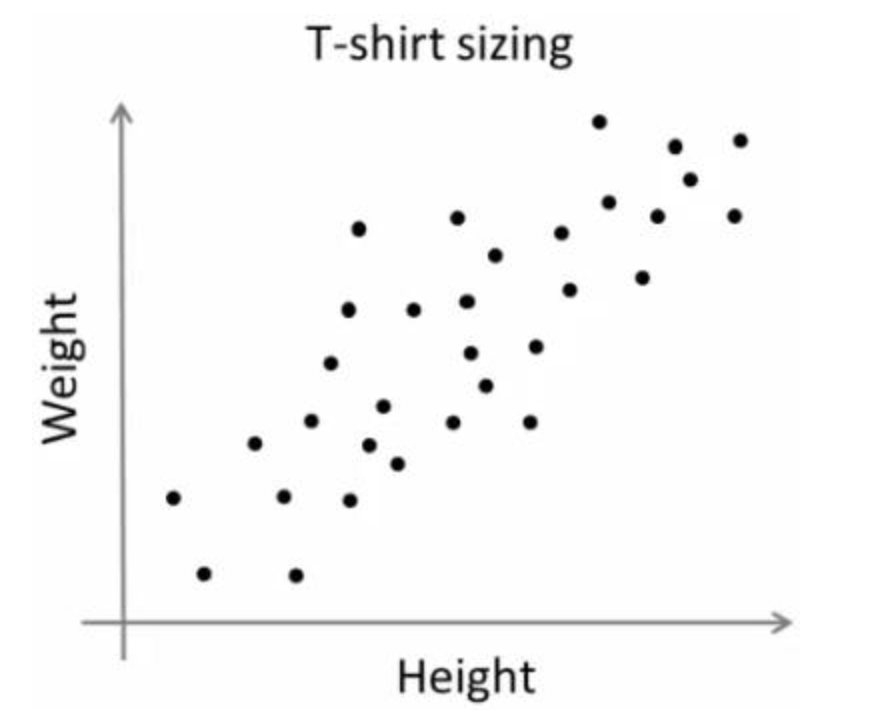
#> input picture data/Poleras.png, 880 x 714 px
$ jupyter execute --allow-errors Clase_4.ipynb   (older library calls are emulated)
#> lines starting #> are read from the running program, lines starting #| are printed output that depends on the picture
# AGRUPAMIENTO (Clustering)

## 4.0 El Problema del Tamaño de una Polera

Considere el caso de una empresa que va a lanzar al mercado un nuevo modelo de poleras. Como la empresa espera
fabricar modelos en diferentes medidas para satisfacer a personas de todos los tamaños, esta obtiene datos
de la altura y el peso de las personas de la región en donde venderá las poleras, y los grafica en un gráfico,
como se muestra más abajo.

[cell 1]
import numpy as np
import matplotlib.pyplot as plt
from PIL import Image
im = np.array(Image.open('data/Poleras.png'))
#> im is the input picture: shape (714, 880, 4); mean R, G, B, A 248.4, 248.4, 248.4, 255
plt.figure(figsize=(10, 10))
plt.imshow(im)

La empresa no puede crear poleras de todos los tamaños. En su lugar, divide a las personas en Pequeñas,
Medianas y Grandes, y fabrican solo estos 3 modelos que se adaptarán a todas las personas. ¿Cómo
podemos determinar los mejores tamaños considerando los pesos y altura de toda la población?

Se puede resolver este problema mediante un algoritmo de agrupación de personas segun talla y peso
que proporcionará los mejores grupos que satisfarán a todas las personas. Este algoritmo
va a dividir a la poblacion en k grupos (3 inicialmente en este caso), y si estos k grupos no son suficientes
para cumplir el objetivo, dividirá los datos de la poblacíon en k+1 más grupos y continuará hasta que la compañia
esté satisfecha.

[cell 2]
poleras_2 = np.array(Image.open('data/Poleras2.png'))
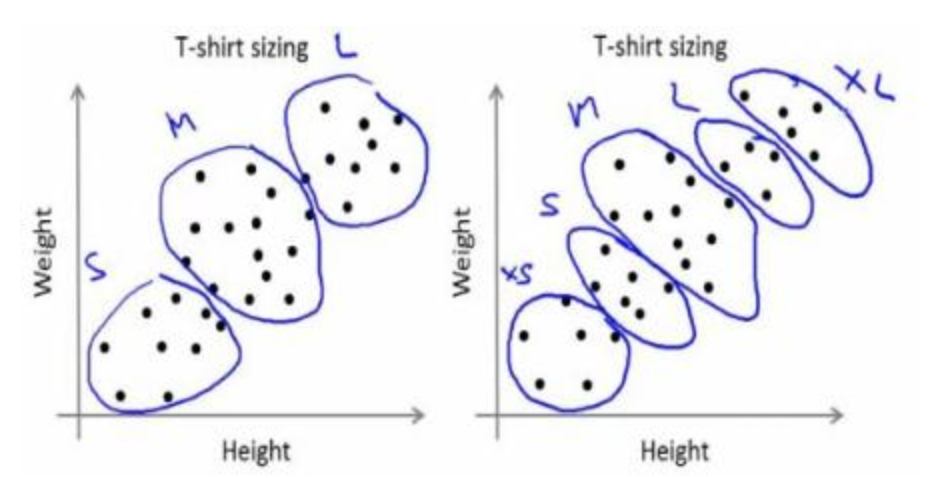
#> input picture data/Poleras2.png, 948 x 478 px
#> poleras_2 is the input picture: shape (478, 948, 4); mean R, G, B, A 240.5, 240.4, 243.5, 255
plt.figure(figsize=(10, 10))
plt.imshow(poleras_2)

## 4.1 K-means

Un algoritmo que nos permite resolver el problema de la polera es K-means.

Para a entender como trabaja considere un conjunto de datos como se muestra a continuación.

[cell 3]
datos_0 = np.array(Image.open('data/k-means0.png'))
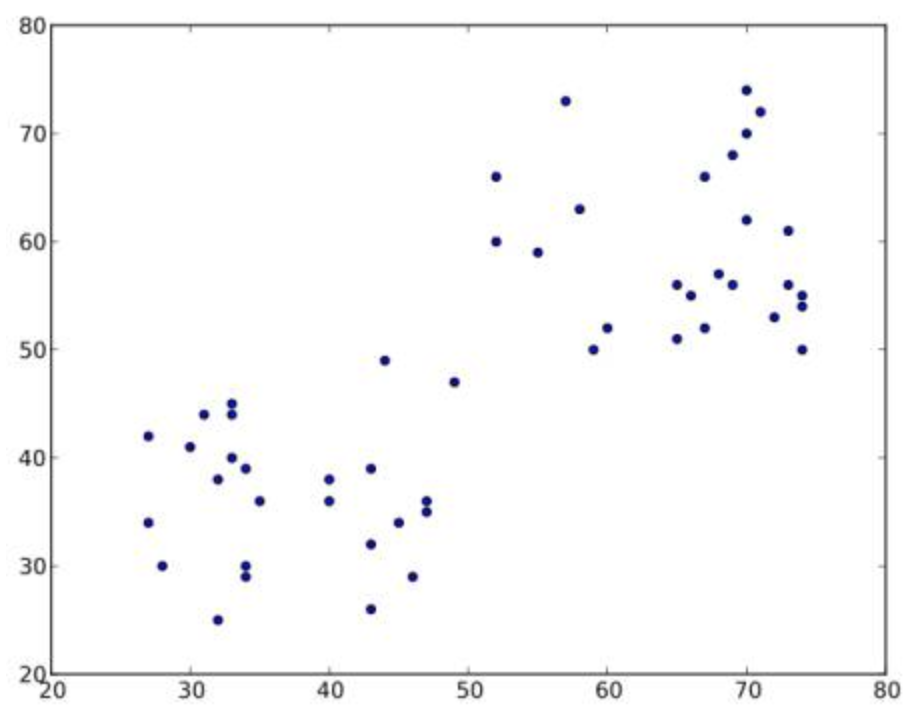
#> input picture data/k-means0.png, 912 x 716 px
#> datos_0 is the input picture: shape (716, 912, 4); mean R, G, B, A 250.2, 250.1, 250.5, 255
plt.figure(figsize=(10, 10))
plt.imshow(datos_0)

- Paso 1: El algoritmo elige aleatoriamente dos centroides, C1 y C2.

- Paso 2: Calcula la distancia desde cada punto a ambos centroides. Si uno de los datose está más cerca de C1, entonces ese dato se etiqueta con '0'. Si está más cerca de C2, se etiquetada como '1'.
Si hay más centroides, los datos son etiquetados como '2', '3', etc.

Para nuestro caso, se grafican los puntos y se colorean todos los '0' con rojo, y todos los '1' con azul, obteniendose lo siguiente:

[cell 4]
datos_1 = np.array(Image.open('data/k-means1.png'))
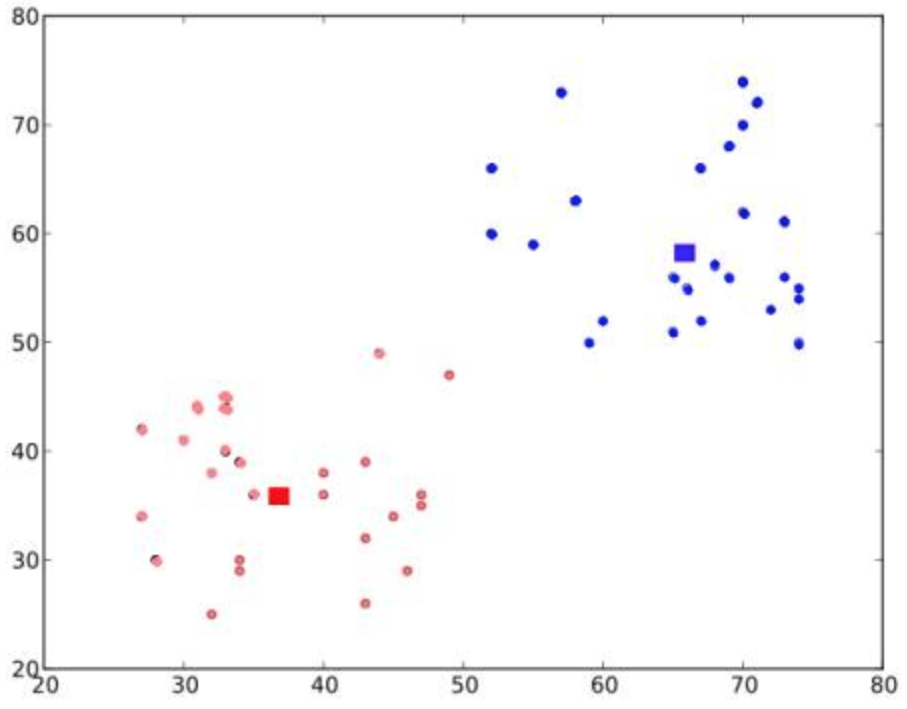
#> input picture data/k-means1.png, 907 x 709 px
#> datos_1 is the input picture: shape (709, 907, 3); mean R, G, B 250.5, 250.1, 250.6
plt.figure(figsize=(10, 10))
plt.imshow(datos_1)

- Paso 3: A continuación, se calcula el promedio de todos los puntos azules y rojos por
separado y ese se usara como un nuevo centroide. Es decir, C1 y C2 se desplazan a los centroides
recién calculados. Y nuevamente se realiza el paso 2 con los nuevos centroides y se etiquete los datos
con '0' y '1'.

Los resultados se visualizan abajo.

[cell 5]
datos_2 = np.array(Image.open('data/k-means2.png'))
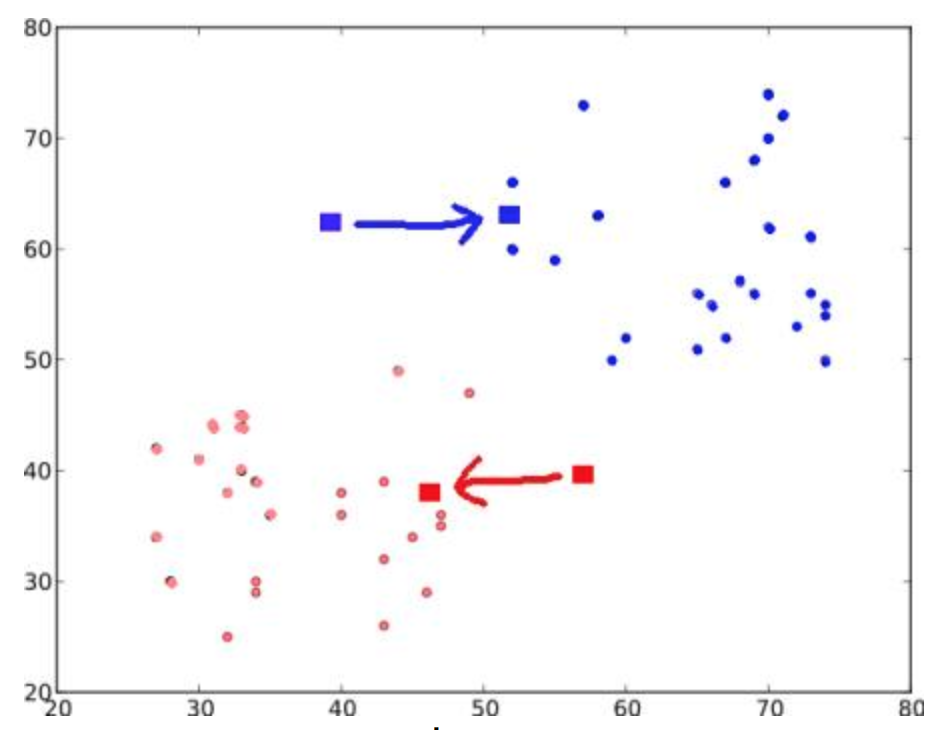
#> input picture data/k-means2.png, 940 x 730 px
#> datos_2 is the input picture: shape (730, 940, 4); mean R, G, B, A 249.9, 249, 250.1, 255
plt.figure(figsize=(10, 10))
plt.imshow(datos_2)

Ahora el Paso 2 y el Paso 3 se iteran hasta que ambos centroides convergen en puntos fijos. O hasta que un número máximo de iteraciones se alcanza.

[cell 6]
datos_3 = np.array(Image.open('data/k-means3.png'))
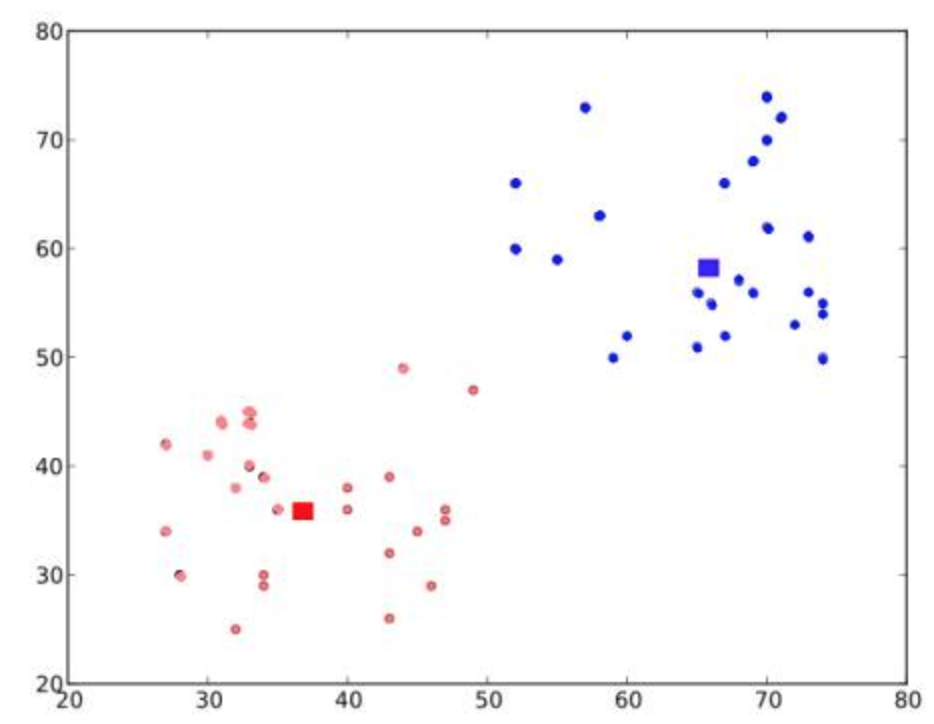
#> input picture data/k-means3.png, 934 x 724 px
#> datos_3 is the input picture: shape (724, 934, 4); mean R, G, B, A 250.7, 250.3, 250.9, 255
plt.figure(figsize=(10, 10))
plt.imshow(datos_3)

En resumen, K-means es un algoritmo de agrupamiento. Su objetivo es particionar n puntos de datos en k clusters.

Cada uno de los n puntos de datos se asignará a un grupo con la media más cercana. A la media de cada grupo se le llama "centroide"
o "centro". En general, la aplicación de k-means produce k grupos separados de los n puntos de datos originales.
Los puntos de datos dentro de un grupo particular se consideran "más similares" entre sí que los puntos de datos que pertenecen a otros grupos.

[cell 7]
import numpy as np

#Antes de pasar a los ejemplos es importante mencionar que utilizaremos np.reshape
#con frequencia

a = np.arange(6)
a

[cell 8]
#Reshape
a.reshape((3, 2))

## 4.0 K-means con Scipy

[cell 9]
from pylab import plot,show
from numpy import vstack,array
from numpy.random import rand
from scipy.cluster.vq import kmeans,vq

## Ejemplo 1.0

[cell 10]
# Genereación de datos
data = vstack((rand(150,2) + array([.5,.5]),rand(150,2)))
data.shape

[cell 11]
# Computar K-Means con K = 2 (2 clusters)
centroids,_ = kmeans(data,2)

# Assignar cada punto a un cluster (etiquetando)
idx,_ = vq(data,centroids)

idx.shape

[cell 12]
#Todas los puntos (coor x) con label 0
data[idx==0,0]
#Todos los puntos (coor y) con label 0
data[idx==0,1]
#Todos los puntos (coor x) con label 1
data[idx==1,0]
#Todos los puntos (coor y) con label 1
data[idx==1,1]

[cell 13]
# Graficar los puntos que tienen el id
plot(data[idx==0,0],data[idx==0,1],'ob', data[idx==1,0],data[idx==1,1],'or')

plot(centroids[:,0],centroids[:,1],'*g', markersize=15)

show()
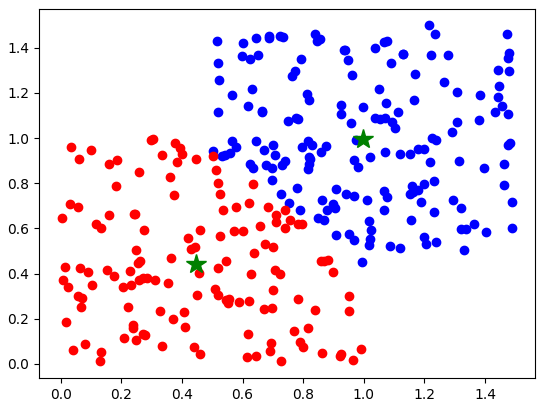
#> figure drawn by matplotlib, 1 panel

## Ejemplo 2.0

[cell 14]
from scipy.cluster.vq import *
from scipy.misc import imresize
from pylab import *
from PIL import Image

[cell 15]
steps = 50 #Imagen dividida en regiones de steps*steps

#> (the rest of this cell did not finish here and is left out)

[cell 16]
print ("Shape:", im.shape)
#| Shape: (714, 880, 4)
